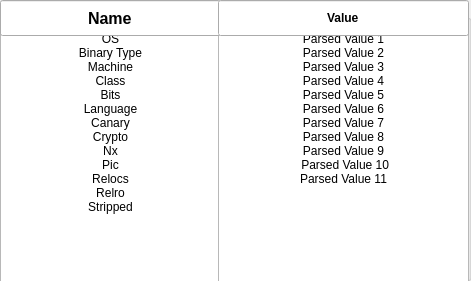
     <widget class="QGroupBox" name="groupBox_4">
      <property name="geometry">
       <rect>
        <x>240</x>
        <y>330</y>
        <width>471</width>
        <height>281</height>
       </rect>
      </property>
      <property name="title">
       <string>GroupBox</string>
      </property>
      <widget class="QListWidget" name="listWidget_2">
       <property name="geometry">
        <rect>
         <x>0</x>
         <y>31</y>
         <width>221</width>
         <height>251</height>
        </rect>
       </property>
       <property name="styleSheet">
        <string notr="true"/>
       </property>
       <property name="frameShape">
        <enum>QFrame::StyledPanel</enum>
       </property>
       <property name="frameShadow">
        <enum>QFrame::Sunken</enum>
       </property>
       <item>
        <property name="text">
         <string>OS</string>
        </property>
        <property name="textAlignment">
         <set>AlignCenter</set>
        </property>
       </item>
       <item>
        <property name="text">
         <string>Binary Type</string>
        </property>
        <property name="textAlignment">
         <set>AlignCenter</set>
        </property>
       </item>
       <item>
        <property name="text">
         <string>Machine</string>
        </property>
        <property name="textAlignment">
         <set>AlignCenter</set>
        </property>
       </item>
       <item>
        <property name="text">
         <string>Class</string>
        </property>
        <property name="textAlignment">
         <set>AlignCenter</set>
        </property>
       </item>
       <item>
        <property name="text">
         <string>Bits</string>
        </property>
        <property name="textAlignment">
         <set>AlignCenter</set>
        </property>
       </item>
       <item>
        <property name="text">
         <string>Language</string>
        </property>
        <property name="textAlignment">
         <set>AlignCenter</set>
        </property>
       </item>
       <item>
        <property name="text">
         <string>Canary</string>
        </property>
        <property name="textAlignment">
         <set>AlignCenter</set>
        </property>
       </item>
       <item>
        <property name="text">
         <string>Crypto</string>
        </property>
        <property name="textAlignment">
         <set>AlignCenter</set>
        </property>
       </item>
       <item>
        <property name="text">
         <string>Nx</string>
        </property>
        <property name="textAlignment">
         <set>AlignCenter</set>
        </property>
       </item>
       <item>
        <property name="text">
         <string>Pic</string>
        </property>
        <property name="textAlignment">
         <set>AlignCenter</set>
        </property>
       </item>
       <item>
        <property name="text">
         <string>Relocs</string>
        </property>
        <property name="textAlignment">
         <set>AlignCenter</set>
        </property>
       </item>
       <item>
        <property name="text">
         <string>Relro</string>
        </property>
        <property name="textAlignment">
         <set>AlignCenter</set>
        </property>
       </item>
       <item>
        <property name="text">
         <string>Stripped</string>
        </property>
        <property name="textAlignment">
         <set>AlignCenter</set>
        </property>
       </item>
      </widget>
      <widget class="QListWidget" name="listWidget_3">
       <property name="geometry">
        <rect>
         <x>218</x>
         <y>31</y>
         <width>251</width>
         <height>251</height>
        </rect>
       </property>
       <property name="styleSheet">
        <string notr="true"/>
       </property>
       <property name="frameShape">
        <enum>QFrame::StyledPanel</enum>
       </property>
       <property name="frameShadow">
        <enum>QFrame::Sunken</enum>
       </property>
       <property name="lineWidth">
        <number>1</number>
       </property>
       <property name="verticalScrollBarPolicy">
        <enum>Qt::ScrollBarAsNeeded</enum>
       </property>
       <item>
        <property name="text">
         <string>Parsed Value 1</string>
        </property>
        <property name="font">
         <font>
          <kerning>true</kerning>
         </font>
        </property>
        <property name="textAlignment">
         <set>AlignCenter</set>
        </property>
        <property name="background">
         <brush brushstyle="NoBrush">
          <color alpha="255">
           <red>211</red>
           <green>215</green>
           <blue>207</blue>
          </color>
         </brush>
        </property>
        <property name="foreground">
         <brush brushstyle="NoBrush">
          <color alpha="255">
           <red>186</red>
           <green>189</green>
           <blue>182</blue>
          </color>
         </brush>
        </property>
       </item>
       <item>
        <property name="text">
         <string>Parsed Value 2</string>
        </property>
        <property name="textAlignment">
         <set>AlignCenter</set>
        </property>
        <property name="foreground">
         <brush brushstyle="NoBrush">
          <color alpha="255">
           <red>186</red>
           <green>189</green>
           <blue>182</blue>
          </color>
         </brush>
        </property>
       </item>
       <item>
        <property name="text">
         <string>Parsed Value 3</string>
        </property>
        <property name="textAlignment">
         <set>AlignCenter</set>
        </property>
        <property name="foreground">
         <brush brushstyle="NoBrush">
          <color alpha="255">
           <red>186</red>
           <green>189</green>
           <blue>182</blue>
          </color>
         </brush>
        </property>
       </item>
       <item>
        <property name="text">
         <string>Parsed Value 4</string>
        </property>
        <property name="textAlignment">
         <set>AlignCenter</set>
        </property>
        <property name="foreground">
         <brush brushstyle="NoBrush">
          <color alpha="255">
           <red>186</red>
           <green>189</green>
           <blue>182</blue>
          </color>
         </brush>
        </property>
       </item>
       <item>
        <property name="text">
         <string>Parsed Value 5</string>
        </property>
        <property name="textAlignment">
         <set>AlignCenter</set>
        </property>
        <property name="foreground">
         <brush brushstyle="NoBrush">
          <color alpha="255">
           <red>186</red>
           <green>189</green>
           <blue>182</blue>
          </color>
         </brush>
        </property>
       </item>
       <item>
        <property name="text">
         <string>Parsed Value 6</string>
        </property>
        <property name="textAlignment">
         <set>AlignCenter</set>
        </property>
        <property name="foreground">
         <brush brushstyle="NoBrush">
          <color alpha="255">
           <red>186</red>
           <green>189</green>
           <blue>182</blue>
          </color>
         </brush>
        </property>
       </item>
       <item>
        <property name="text">
         <string>Parsed Value 7</string>
        </property>
        <property name="textAlignment">
         <set>AlignCenter</set>
        </property>
        <property name="foreground">
         <brush brushstyle="NoBrush">
          <color alpha="255">
           <red>186</red>
           <green>189</green>
           <blue>182</blue>
          </color>
         </brush>
        </property>
       </item>
       <item>
        <property name="text">
         <string>Parsed Value 8</string>
        </property>
        <property name="textAlignment">
         <set>AlignCenter</set>
        </property>
        <property name="foreground">
         <brush brushstyle="NoBrush">
          <color alpha="255">
           <red>186</red>
           <green>189</green>
           <blue>182</blue>
          </color>
         </brush>
        </property>
       </item>
       <item>
        <property name="text">
         <string>Parsed Value 9</string>
        </property>
        <property name="textAlignment">
         <set>AlignCenter</set>
        </property>
        <property name="foreground">
         <brush brushstyle="NoBrush">
          <color alpha="255">
           <red>186</red>
           <green>189</green>
           <blue>182</blue>
          </color>
         </brush>
        </property>
       </item>
       <item>
        <property name="text">
         <string> Parsed Value 10</string>
        </property>
        <property name="textAlignment">
         <set>AlignCenter</set>
        </property>
        <property name="foreground">
         <brush brushstyle="NoBrush">
          <color alpha="255">
           <red>186</red>
           <green>189</green>
           <blue>182</blue>
          </color>
         </brush>
        </property>
       </item>
       <item>
        <property name="text">
         <string>Parsed Value 11</string>
        </property>
        <property name="textAlignment">
         <set>AlignCenter</set>
        </property>
        <property name="foreground">
         <brush brushstyle="NoBrush">
          <color alpha="255">
           <red>186</red>
           <green>189</green>
           <blue>182</blue>
          </color>
         </brush>
        </property>
       </item>
      </widget>
      <widget class="QLineEdit" name="lineEdit_7">
       <property name="geometry">
        <rect>
         <x>0</x>
         <y>0</y>
         <width>221</width>
         <height>36</height>
        </rect>
       </property>
       <property name="font">
        <font>
         <pointsize>12</pointsize>
         <weight>75</weight>
         <bold>true</bold>
        </font>
       </property>
       <property name="styleSheet">
        <string notr="true">border-bottom-color: rgb(255, 255, 255);</string>
       </property>
       <property name="text">
        <string>Name</string>
       </property>
       <property name="alignment">
        <set>Qt::AlignCenter</set>
       </property>
      </widget>
      <widget class="QLineEdit" name="lineEdit_8">
       <property name="geometry">
        <rect>
         <x>218</x>
         <y>0</y>
         <width>251</width>
         <height>36</height>
        </rect>
       </property>
       <property name="font">
        <font>
         <weight>75</weight>
         <bold>true</bold>
        </font>
       </property>
       <property name="text">
        <string>Value</string>
       </property>
       <property name="alignment">
        <set>Qt::AlignCenter</set>
       </property>
      </widget>
     </widget>
